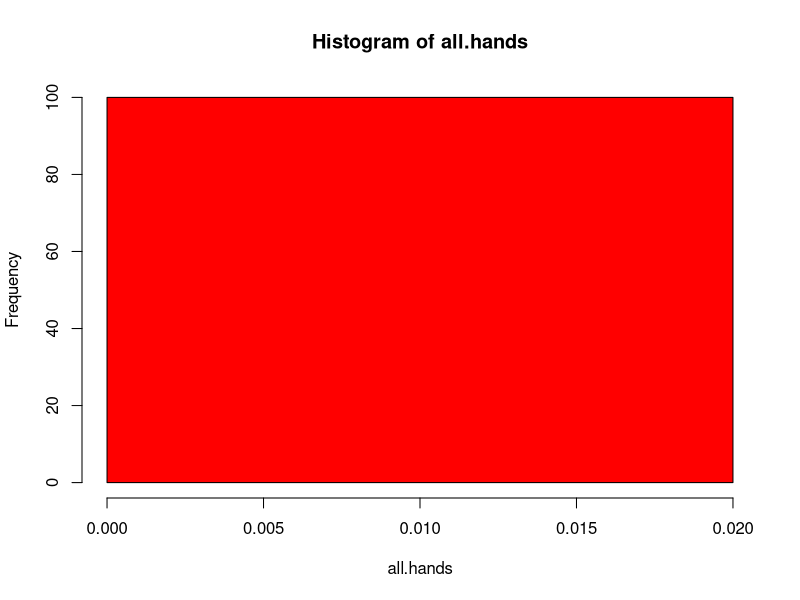

Write the R code that produced this figure.
## Probability of obtaining an individual card from a deck:
card.deal = function(nth){
 return (dunif(nth,min=1,max=52))
}

## Repeat the experiment 100 times:
all.hands = sapply(1:100,function(x) card.deal(round(runif(1,min=1,max=52))))

## Plotting the results shows that the probability is the same for all dealt hands:
hist(all.hands,col='red')


